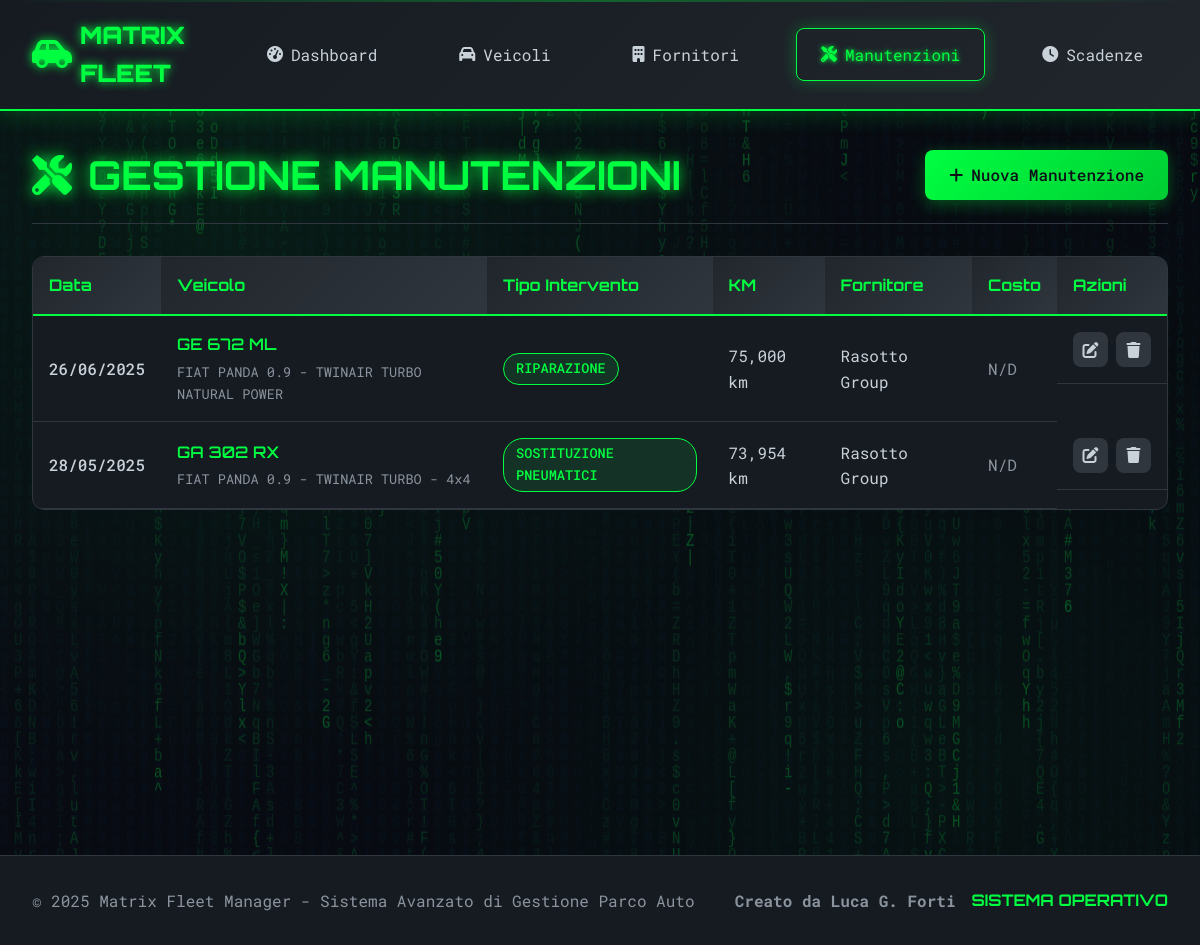
The page /manutenzioni/ on the database as committed earlier.
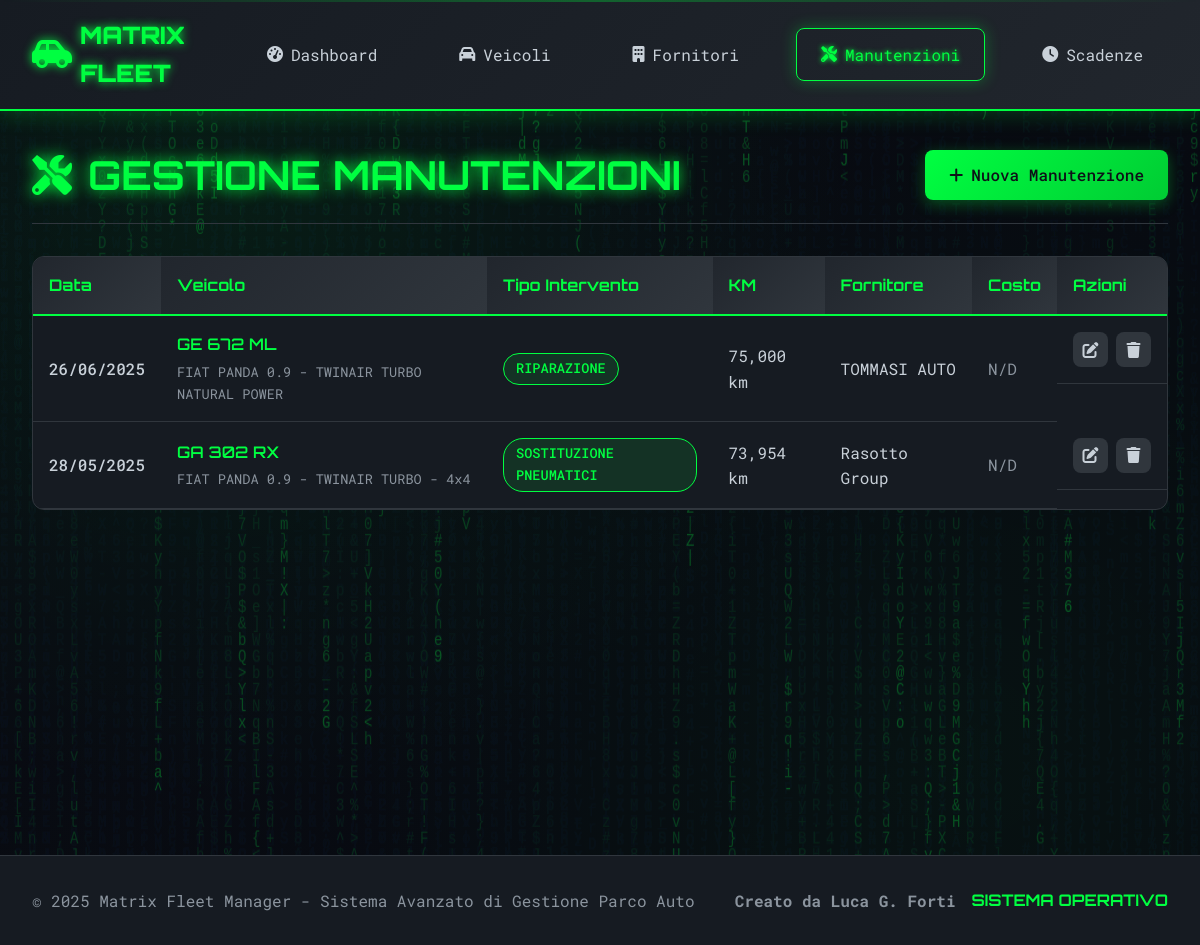
The same page on the database as committed later.
### app/models.py (models this page shows, shortened)
class Manutenzione(db.Model):
    __tablename__ = 'manutenzioni'
    id = db.Column(db.Integer, primary_key=True)
    veicolo_id = db.Column(db.Integer, db.ForeignKey('veicoli.id'), nullable=False)
    fornitore_id = db.Column(db.Integer, db.ForeignKey('fornitori.id'))
    data_intervento = db.Column(db.Date, nullable=False)
    km_intervento = db.Column(db.Integer, nullable=False)
    tipo_intervento = db.Column(db.String(100), nullable=False)
    descrizione = db.Column(db.Text)
    costo = db.Column(db.Numeric(10, 2))
    numero_fattura = db.Column(db.String(50))
    data_fattura = db.Column(db.Date)
    garanzia_mesi = db.Column(db.Integer, default=0)
    prossima_scadenza_km = db.Column(db.Integer)
    note = db.Column(db.Text)
    nucleo = db.Column(db.String(50), default='Via Capitel')
    data_creazione = db.Column(db.DateTime, default=datetime.utcnow)

class Veicolo(db.Model):
    __tablename__ = 'veicoli'
    id = db.Column(db.Integer, primary_key=True)
    targa = db.Column(db.String(10), nullable=False, unique=True)
    marca = db.Column(db.String(50), nullable=False)
    modello = db.Column(db.String(50), nullable=False)
    anno_immatricolazione = db.Column(db.Integer, nullable=False)
    data_immatricolazione = db.Column(db.Date, nullable=False)
    km_attuali = db.Column(db.Integer, default=0)
    carburante = db.Column(db.String(20), nullable=False)
    carburante_personalizzato = db.Column(db.String(50))  # NUOVO CAMPO
    cilindrata = db.Column(db.Integer)
    colore = db.Column(db.String(30))
    stato = db.Column(db.String(20), default='Attivo')
    note = db.Column(db.Text)
    carta_carburante = db.Column(db.String(100))
    pin_carburante = db.Column(db.String(20))
    societa_noleggio_id = db.Column(db.Integer, db.ForeignKey('fornitori.id'))
    nucleo = db.Column(db.String(50), default='Via Capitel')
    data_creazione = db.Column(db.DateTime, default=datetime.utcnow)
    manutenzioni = db.relationship('Manutenzione', backref='veicolo', lazy=True,
                                 order_by='desc(Manutenzione.data_intervento)')
    scadenze = db.relationship('Scadenza', backref='veicolo', lazy=True,
                              order_by='desc(Scadenza.data_scadenza)')
    societa_noleggio = db.relationship('Fornitore', foreign_keys=[societa_noleggio_id])

class Fornitore(db.Model):
    __tablename__ = 'fornitori'
    id = db.Column(db.Integer, primary_key=True)
    ragione_sociale = db.Column(db.String(100), nullable=False)
    partita_iva = db.Column(db.String(20), unique=True)
    codice_fiscale = db.Column(db.String(20))
    indirizzo = db.Column(db.String(200))
    citta = db.Column(db.String(50), nullable=False)
    cap = db.Column(db.String(10), nullable=False)
    provincia = db.Column(db.String(5))
    telefono = db.Column(db.String(20))
    telefono_2 = db.Column(db.String(20))  # NUOVO CAMPO
    telefono_3 = db.Column(db.String(20))  # NUOVO CAMPO
    email = db.Column(db.String(100))
    email_2 = db.Column(db.String(100))    # NUOVO CAMPO
    email_3 = db.Column(db.String(100))    # NUOVO CAMPO
    referente = db.Column(db.String(100))
    settore = db.Column(db.String(50))
    settore_2 = db.Column(db.String(50))   # NUOVO CAMPO
    settore_3 = db.Column(db.String(50))   # NUOVO CAMPO
    settore_personalizzato = db.Column(db.String(100))  # NUOVO CAMPO
    note = db.Column(db.Text)
    attivo = db.Column(db.Boolean, default=True)
    nucleo = db.Column(db.String(50), default='Via Capitel')
    data_creazione = db.Column(db.DateTime, default=datetime.utcnow)
    manutenzioni = db.relationship('Manutenzione', backref='fornitore', lazy=True,
                                 order_by='desc(Manutenzione.data_intervento)')
    veicoli_noleggio = db.relationship('Veicolo', foreign_keys='Veicolo.societa_noleggio_id',
                                     backref='fornitore_noleggio')

### app/routes/manutenzioni.py (the view)
@manutenzioni_bp.route('/')
def index_manutenzioni():
    page = request.args.get('page', 1, type=int)
    manutenzioni = Manutenzione.query.order_by(
        Manutenzione.data_intervento.desc()
    ).paginate(page=page, per_page=10, error_out=False)
    return render_template('manutenzioni/index.html', manutenzioni=manutenzioni)

### app/templates/manutenzioni/index.html (shortened to what this page needs)
{% extends "base.html" %}
{% block content %}
<div class="page-container">
    <div class="page-header">
        <h1 class="page-title">
            <i class="fas fa-tools"></i>
        </h1>
        <div class="page-actions">
            <a href="{{ url_for('manutenzioni.aggiungi_manutenzione') }}" class="btn btn-primary">
                <i class="fas fa-plus"></i> Nuova Manutenzione
            </a>
        </div>
    </div>
    <div class="data-table-container">
        <table class="data-table">
            <thead>
                <tr>
                    <th>Data</th>
                    <th>Veicolo</th>
                    <th>Tipo Intervento</th>
                    <th>KM</th>
                    <th>Fornitore</th>
                    <th>Costo</th>
                    <th>Azioni</th>
                </tr>
            </thead>
            <tbody>
                {% for manutenzione in manutenzioni.items %}
                <tr>
                    <td class="highlight">{{ manutenzione.data_intervento.strftime('%d/%m/%Y') }}</td>
                    <td>
                        <div class="vehicle-info">
                            <div class="vehicle-plate">{{ manutenzione.veicolo.targa }}</div>
                            <div class="vehicle-model">{{ manutenzione.veicolo.marca }} {{ manutenzione.veicolo.modello }}</div>
                        </div>
                    </td>
                    <td>
                        <span class="badge badge-intervento">{{ manutenzione.tipo_intervento }}</span>
                    </td>
                    <td>{{ "{:,}".format(manutenzione.km_intervento) }} km</td>
                    <td>{{ manutenzione.fornitore.ragione_sociale if manutenzione.fornitore else 'N/D' }}</td>
                    <td>
                        {% if manutenzione.costo %}
                            <span class="cost-value">€{{ "%.2f"|format(manutenzione.costo) }}</span>
                        {% else %}
                            <span class="text-muted">N/D</span>
                        {% endif %}
                    </td>
                    <td class="actions">
                        <a href="{{ url_for('manutenzioni.modifica_manutenzione', id=manutenzione.id) }}" class="btn-action" title="Modifica">
                            <i class="fas fa-edit"></i>
                        </a>
                        <a href="{{ url_for('manutenzioni.elimina_manutenzione', id=manutenzione.id) }}" class="btn-action delete" title="Elimina" onclick="return confirm('Sei sicuro di voler eliminare questa manutenzione?')">
                            <i class="fas fa-trash"></i>
                        </a>
                    </td>
                </tr>
                {% endfor %}
            </tbody>
        </table>
    </div>
</div>
{% endblock %}

### app/templates/base.html (shortened to what this page needs)
<!DOCTYPE html>
<html lang="it">
<head>
    <link rel="stylesheet" href="{{ url_for('static', filename='css/matrix_style.css') }}">
    <link href="https://cdnjs.cloudflare.com/ajax/libs/font-awesome/6.0.0/css/all.min.css" rel="stylesheet">
</head>
<body>
    <header class="matrix-header">
        <div class="header-content">
            <div class="logo">
                <i class="fas fa-car-side"></i>
                <span>MATRIX FLEET</span>
            </div>
            <nav class="main-nav">
                <a href="{{ url_for('dashboard.index') }}" class="nav-link {% if request.endpoint == 'dashboard.index' %}active{% endif %}">
                    <i class="fas fa-tachometer-alt"></i>Dashboard
                </a>
                <a href="{{ url_for('veicoli.index_veicoli') }}" class="nav-link {% if 'veicoli' in request.endpoint %}active{% endif %}">
                    <i class="fas fa-car"></i>Veicoli
                </a>
                <a href="{{ url_for('fornitori.index_fornitori') }}" class="nav-link {% if 'fornitori' in request.endpoint %}active{% endif %}">
                    <i class="fas fa-building"></i>Fornitori
                </a>
                <a href="{{ url_for('manutenzioni.index_manutenzioni') }}" class="nav-link {% if 'manutenzioni' in request.endpoint %}active{% endif %}">
                    <i class="fas fa-tools"></i>Manutenzioni
                </a>
                <a href="{{ url_for('scadenze.index_scadenze') }}" class="nav-link {% if 'scadenze' in request.endpoint %}active{% endif %}">
                    <i class="fas fa-clock"></i>Scadenze
                </a>
            </nav>
        </div>
    </header>
    <main class="main-content">
        {% block content %}{% endblock %}
    </main>
    <footer class="matrix-footer">
        <div class="footer-content">
            <p>&copy; 2025 Matrix Fleet Manager - Sistema Avanzato di Gestione Parco Auto</p>
            <div class="footer-stats">
                <span class="stat"><strong>Creato da Luca G. Forti</strong></span>
                <span class="stat-value">SISTEMA OPERATIVO</span>
            </div>
        </div>
    </footer>
</body>
</html>

Rows that differ between the two databases and show on the page:
changed Manutenzione "RIPARAZIONE": fornitore "Rasotto Group" → "TOMMASI AUTO"
